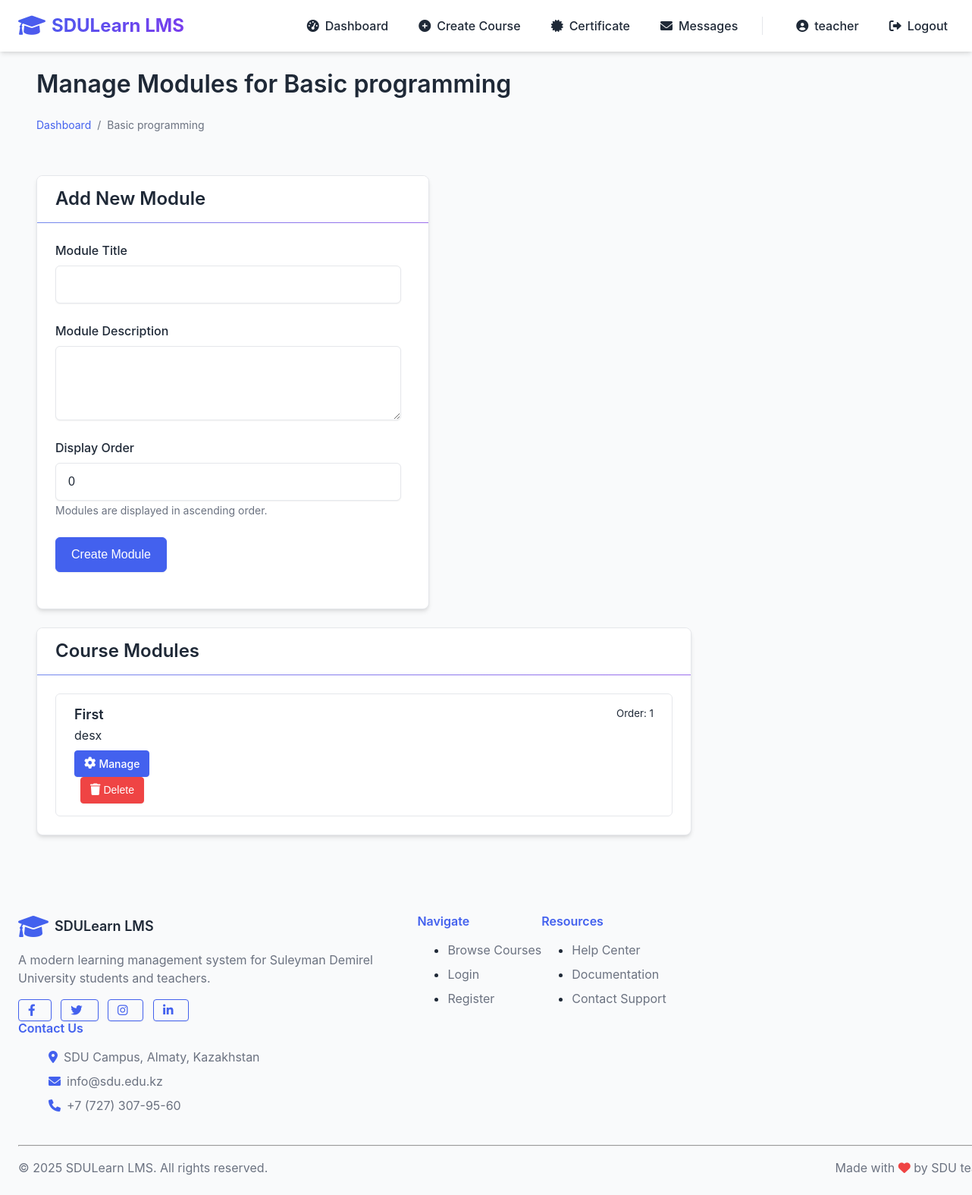
Page /teacher/courses/2/modules (signed in) on the committed database.
### lms/models/user.py (models this page shows, shortened)
class User(db.Model, UserMixin):
    __tablename__ = 'users'
    id = db.Column(db.Integer, primary_key=True)
    first_name = db.Column(db.String(50), nullable=False)
    last_name = db.Column(db.String(50), nullable=False)
    email = db.Column(db.String(120), unique=True, nullable=False)
    password_hash = db.Column(db.String(256), nullable=False)
    role_id = db.Column(db.Integer, db.ForeignKey('roles.id'), nullable=False)
    about_me = db.Column(db.Text, nullable=True)
    is_active = db.Column(db.Boolean, default=True)
    created_at = db.Column(db.DateTime, default=datetime.utcnow)
    updated_at = db.Column(db.DateTime, default=datetime.utcnow, onupdate=datetime.utcnow)
    certificate_path = db.Column(db.String(255), nullable=True, default=None)
    certificate_verified = db.Column(db.Boolean, nullable=True, default=False)
    certificate_submitted_at = db.Column(db.DateTime, nullable=True, default=None)
    certificate_description = db.Column(db.Text, nullable=True)
    created_courses = db.relationship('Course', backref='teacher', lazy='dynamic')
    enrollments = db.relationship('Enrollment', back_populates='student', lazy='dynamic')
    submissions = db.relationship('Submission', back_populates='student', lazy='dynamic')
    @property
    def password(self):
        raise AttributeError('Password is not a readable attribute')
    def is_admin(self):
        return self.role.name == 'admin'
    def is_teacher(self):
        return self.role.name == 'teacher'

### lms/models/course.py (models this page shows, shortened)
class Course(db.Model):
    __tablename__ = 'courses'
    id = db.Column(db.Integer, primary_key=True)
    title = db.Column(db.String(100), nullable=False)
    description = db.Column(db.Text)
    category_id = db.Column(db.Integer, db.ForeignKey('categories.id'))
    teacher_id = db.Column(db.Integer, db.ForeignKey('users.id'), nullable=False)
    image_path = db.Column(db.String(255))
    is_active = db.Column(db.Boolean, default=True)  # Course activation status
    is_approved = db.Column(db.Boolean, default=False)  # Admin approval status
    created_at = db.Column(db.DateTime, default=datetime.utcnow)
    enrollment_price = db.Column(db.Integer, default=0)  # Price in KZT for student enrollment
    subscription_plan_id = db.Column(db.Integer, db.ForeignKey('teacher_subscription_plans.id'))
    payment_receipt_path = db.Column(db.String(255))  # Path to the teacher's payment receipt
    payment_verified = db.Column(db.Boolean, default=False)  # Whether the teacher's payment has been verified
    materials = db.relationship('Material', backref='course', lazy='dynamic', cascade="all, delete-orphan")
    assignments = db.relationship('Assignment', backref='course', lazy='dynamic', cascade="all, delete-orphan")
    enrollments = db.relationship('Enrollment', back_populates='course', lazy='dynamic', cascade="all, delete-orphan")
    modules = db.relationship('Module', backref='course', lazy='dynamic', cascade="all, delete-orphan")
    subscription_plan = db.relationship('TeacherSubscriptionPlan', backref='courses')

class Module(db.Model):
    __tablename__ = 'modules'
    id = db.Column(db.Integer, primary_key=True)
    title = db.Column(db.String(100), nullable=False)
    description = db.Column(db.Text)
    order = db.Column(db.Integer, default=0)  # For ordering modules in a course
    course_id = db.Column(db.Integer, db.ForeignKey('courses.id'), nullable=False)
    created_at = db.Column(db.DateTime, default=datetime.utcnow)
    materials = db.relationship('Material', backref='module', lazy='dynamic', cascade="all, delete-orphan")
    tests = db.relationship('Test', backref='module', lazy='dynamic', cascade="all, delete-orphan")

### lms/routes/teacher.py (the view)
@teacher_bp.route('/courses/<int:course_id>/modules')
@login_required
@teacher_required
def manage_modules(course_id):
    course = Course.query.get_or_404(course_id)
    if course.teacher_id != current_user.id:
        flash('You do not have permission to manage this course.', 'danger')
        return redirect(url_for('teacher.dashboard'))
    modules = Module.query.filter_by(course_id=course.id).order_by(Module.order).all()
    form = ModuleForm()
    return render_template('teacher/manage_modules.html',
                          course=course,
                          modules=modules,
                          form=form)

### lms/utils/forms.py
class ModuleForm(FlaskForm):
    title = StringField('Module Title', validators=[DataRequired(), Length(min=3, max=100)])
    description = TextAreaField('Module Description', validators=[DataRequired()])
    order = FloatField('Display Order', default=0)
    submit = SubmitField('Create Module')

### app.py (called while the page is built)
@login_manager.user_loader
def load_user(user_id):
    return User.query.get(int(user_id))

### lms/routes/teacher.py (called while the page is built)
def teacher_required(f):
    @wraps(f)
    def decorated_function(*args, **kwargs):
        if not current_user.is_authenticated or not current_user.is_teacher():
            flash('You do not have permission to access this page.', 'danger')
            return redirect(url_for('auth.login'))
        return f(*args, **kwargs)
    return decorated_function

### lms/templates/teacher/manage_modules.html (shortened to what this page needs)
{% extends 'base.html' %}
{% block content %}
<div class="container">
    <div class="row mb-4">
        <div class="col">
            <h1>Manage Modules for {{ course.title }}</h1>
            <nav aria-label="breadcrumb">
                <ol class="breadcrumb">
                    <li class="breadcrumb-item"><a href="{{ url_for('teacher.dashboard') }}">Dashboard</a></li>
                    <li class="breadcrumb-item active">{{ course.title }}</li>
                </ol>
            </nav>
        </div>
    </div>
    <div class="row">
        <div class="col-md-4">
            <div class="card mb-4">
                <div class="card-header">
                    <h3>Add New Module</h3>
                </div>
                <div class="card-body">
                    <form method="POST" action="{{ url_for('teacher.add_module', course_id=course.id) }}">
                        <div class="form-group">
                            {{ form.title.label }}
                            {{ form.title(class="form-control") }}
                        </div>
                        <div class="form-group">
                            {{ form.description.label }}
                            {{ form.description(class="form-control", rows=3) }}
                        </div>
                        <div class="form-group">
                            {{ form.order.label }}
                            {{ form.order(class="form-control") }}
                            <small class="form-text text-muted">Modules are displayed in ascending order.</small>
                        </div>
                        <div class="form-group">
                            {{ form.submit(class="btn btn-primary") }}
                        </div>
                    </form>
                </div>
            </div>
        </div>
        <div class="col-md-8">
            <div class="card">
                <div class="card-header">
                    <h3>Course Modules</h3>
                </div>
                <div class="card-body">
                    {% if modules %}
                        <div class="list-group">
                            {% for module in modules %}
                                <div class="list-group-item">
                                    <div class="d-flex w-100 justify-content-between">
                                        <h5 class="mb-1">{{ module.title }}</h5>
                                        <small>Order: {{ module.order }}</small>
                                    </div>
                                    <p class="mb-1">{{ module.description }}</p>
                                    <div class="mt-2">
                                        <a href="{{ url_for('teacher.view_module', module_id=module.id) }}" class="btn btn-sm btn-primary">
                                            <i class="fas fa-cog mr-1"></i> Manage
                                        </a>
                                        <form action="{{ url_for('teacher.delete_module', module_id=module.id) }}" method="POST" class="d-inline ml-2">
                                            <button type="submit" class="btn btn-sm btn-danger"
                                                    onclick="return confirm('Are you sure you want to delete this module? This will remove all materials, tests, and student progress associated with this module.')">
                                                <i class="fas fa-trash mr-1"></i> Delete
                                            </button>
                                        </form>
                                    </div>
                                </div>
                            {% endfor %}
                        </div>
                    {% else %}
                        <div class="alert alert-info">No modules have been created for this course yet.</div>
                    {% endif %}
                </div>
            </div>
        </div>
    </div>
</div>
{% endblock %}

### lms/templates/base.html (shortened to what this page needs)
<!DOCTYPE html>
<html lang="en">
<head>
    <link rel="stylesheet" href="{{ url_for('static', filename='css/styles.css') }}">
    <link rel="stylesheet" href="https://cdnjs.cloudflare.com/ajax/libs/font-awesome/6.0.0-beta3/css/all.min.css">
</head>
<body>
    <nav class="navbar">
        <div class="container navbar-container">
            <a href="/" class="navbar-logo">
                <i class="fas fa-graduation-cap"></i> SDULearn LMS
            </a>
            <div class="navbar-collapse" id="navbar-collapse">
                <ul class="navbar-links" id="navbar-links">
                    {% if current_user.is_authenticated %}
                        {% if current_user.is_admin() %}
                            <li><a href="{{ url_for('admin.dashboard') }}" {% if request.path.startswith('/admin/dashboard') %}class="active"{% endif %}><i class="fas fa-tachometer-alt"></i> Dashboard</a></li>
                            <li><a href="{{ url_for('admin.manage_users') }}" {% if request.path.startswith('/admin/users') %}class="active"{% endif %}><i class="fas fa-users"></i> Users</a></li>
                            <li><a href="{{ url_for('admin.manage_teachers') }}" {% if request.path.startswith('/admin/teachers') %}class="active"{% endif %}><i class="fas fa-chalkboard-teacher"></i> Teachers</a></li>
                            <li><a href="{{ url_for('admin.manage_courses') }}" {% if request.path.startswith('/admin/courses') %}class="active"{% endif %}><i class="fas fa-book"></i> Courses</a></li>
                            <li><a href="{{ url_for('messages.inbox') }}" {% if request.path.startswith('/messages') %}class="active"{% endif %}><i class="fas fa-envelope"></i> Messages
                                <span id="messages-unread-badge" class="badge badge-danger" style="display: none;"></span>
                            </a></li>
                        {% elif current_user.is_teacher() %}
                            <li><a href="{{ url_for('teacher.dashboard') }}" {% if request.path.startswith('/teacher/dashboard') %}class="active"{% endif %}><i class="fas fa-tachometer-alt"></i> Dashboard</a></li>
                            <li><a href="{{ url_for('teacher.create_course') }}" {% if request.path.startswith('/teacher/create-course') %}class="active"{% endif %}><i class="fas fa-plus-circle"></i> Create Course</a></li>
                            <li><a href="{{ url_for('teacher.certificate') }}" {% if request.path.startswith('/teacher/certificate') %}class="active"{% endif %}><i class="fas fa-certificate"></i> Certificate</a></li>
                            <li><a href="{{ url_for('messages.inbox') }}" {% if request.path.startswith('/messages') %}class="active"{% endif %}><i class="fas fa-envelope"></i> Messages
                            </a></li>
                        {% endif %}
                        <li><a href="{{ url_for('auth.profile') }}" {% if request.path.startswith('/auth/profile') %}class="active"{% endif %}><i class="fas fa-user-circle"></i> {{ current_user.first_name }}</a></li>
                        <li><a href="{{ url_for('auth.logout') }}"><i class="fas fa-sign-out-alt"></i> Logout</a></li>
                    {% endif %}
                </ul>
            </div>
        </div>
    </nav>
    <div class="container py-4">
        {% block content %}{% endblock %}
    </div>
    <footer class="bg-white py-4 mt-5 border-top">
        <div class="container">
            <div class="row">
                <div class="col-md-4">
                    <div class="d-flex align-items-center mb-3">
                        <i class="fas fa-graduation-cap text-primary mr-2" style="font-size: 2rem;"></i>
                        <h5 class="mb-0">SDULearn LMS</h5>
                    </div>
                    <p class="text-muted">A modern learning management system for Suleyman Demirel University students and teachers.</p>
                    <div class="mt-3">
                        <a href="https://www.facebook.com/sdu.edu.kz/" target="_blank" class="btn btn-sm btn-outline-primary mr-2"><i class="fab fa-facebook-f"></i></a>
                        <a href="https://twitter.com/SDUAlmaty" target="_blank" class="btn btn-sm btn-outline-primary mr-2"><i class="fab fa-twitter"></i></a>
                        <a href="https://www.instagram.com/sdu_university/" target="_blank" class="btn btn-sm btn-outline-primary mr-2"><i class="fab fa-instagram"></i></a>
                        <a href="https://www.linkedin.com/school/suleyman-demirel-university/" target="_blank" class="btn btn-sm btn-outline-primary"><i class="fab fa-linkedin-in"></i></a>
                    </div>
                </div>
                <div class="col-md-2">
                    <h6 class="mb-3 text-primary">Navigate</h6>
                    <ul class="list-unstyled">
                        <li class="mb-2"><a href="{{ url_for('student.browse_courses') }}" class="text-muted">Browse Courses</a></li>
                        <li class="mb-2"><a href="{{ url_for('auth.login') }}" class="text-muted">Login</a></li>
                        <li class="mb-2"><a href="{{ url_for('auth.register') }}" class="text-muted">Register</a></li>
                    </ul>
                </div>
                <div class="col-md-2">
                    <h6 class="mb-3 text-primary">Resources</h6>
                    <ul class="list-unstyled">
                        <li class="mb-2"><a href="https://sdu.edu.kz/help-center/" target="_blank" class="text-muted">Help Center</a></li>
                        <li class="mb-2"><a href="https://sdu.edu.kz/documentation/" target="_blank" class="text-muted">Documentation</a></li>
                        <li class="mb-2"><a href="mailto:info@sdu.edu.kz" class="text-muted">Contact Support</a></li>
                    </ul>
                </div>
                <div class="col-md-4">
                    <h6 class="mb-3 text-primary">Contact Us</h6>
                    <ul class="list-unstyled">
                        <li class="mb-2 d-flex align-items-center">
                            <i class="fas fa-map-marker-alt text-primary mr-2"></i>
                            <span class="text-muted">SDU Campus, Almaty, Kazakhstan</span>
                        </li>
                        <li class="mb-2 d-flex align-items-center">
                            <i class="fas fa-envelope text-primary mr-2"></i>
                            <span class="text-muted">info@sdu.edu.kz</span>
                        </li>
                        <li class="mb-2 d-flex align-items-center">
                            <i class="fas fa-phone text-primary mr-2"></i>
                            <span class="text-muted">+7 (727) 307-95-60</span>
                        </li>
                    </ul>
                </div>
            </div>
            <hr class="mt-4 mb-3">
            <div class="d-flex justify-content-between align-items-center">
                <p class="mb-0 text-muted">© 2025 SDULearn LMS. All rights reserved.</p>
                <p class="mb-0 text-muted">Made with <i class="fas fa-heart text-danger"></i> by SDU team</p>
            </div>
        </div>
    </footer>
</body>
</html>

### lms/templates/base.html (style rules this page uses)
.navbar-container { position: relative; }
.navbar-collapse { display: flex; align-items: center; }

### rows in the picture
User: first_name "teacher"
Course: title "Basic programming"
Module: title "First", order "1", description "desx"
